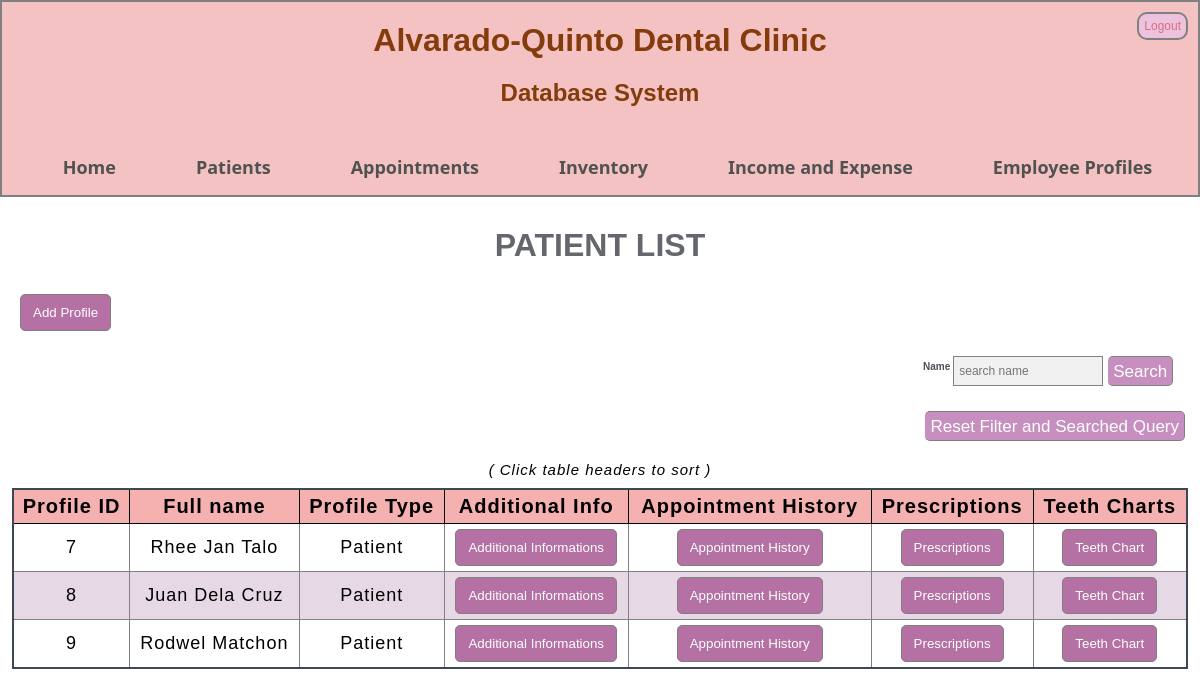
The page /prof_view_filter/id on the database its author committed.
### profiling/models.py (models this page shows, shortened)
class profile(models.Model):
         fullname = models.CharField(max_length = 200, null = False)
         profile_type = models.CharField(max_length = 200, null = False)
         contact_number = models.CharField(max_length = 13, validators=[MinLengthValidator(13)]) ##change to phone   ##put +63 format PhoneField(blank=False, help_text='Contact phone number')   ## ask how to validate this
         profile_fulladress = models.CharField(max_length = 200, null = False)
         bday = models.DateField(auto_now=False, auto_now_add =False) #CHANGE TO DATE {Y M D} FORMAT
         gender = models.CharField(max_length = 200, null = False)
         ecp_fullname = models.CharField(max_length = 200, null = False)
         ecp_contactnum = models.CharField(max_length = 13, validators=[MinLengthValidator(13)])#change to phone
         ecp_relationship = models.CharField(max_length = 200, null = False)
         ecp_fulladress = models.CharField(max_length = 200, null = False)
         added = models.DateField(auto_now=False, auto_now_add =True, null = False) #wala ni sa forms #TARUNGON PANI PAG INPUT HEHE
         update = models.DateField(auto_now=True, auto_now_add =False, null = False) #wala ni sa forms #TARUNGON PANI PAG INPUT HEHE

### profiling/views.py (the view)
# urls.py: path('prof_view_filter/<order>' , prof_views.prof_view_filter, name='prof_view_filter'),
def prof_view_filter(request,order):
    all_data_prof = profile.objects.filter(profile_type = 'Patient').order_by(order)
    all_data_emp_info = emp_info.objects.all()
    all_data_pat_info = pat_info.objects.all()
    context={
    'all_data_prof' : all_data_prof,
    'all_data_emp_info' : all_data_emp_info,
    'all_data_pat_info' : all_data_pat_info
    }
    return render(request,'prof_view_filter.html',context)

### templates/prof_view_filter.html (shortened to what this page needs)
{% extends 'base.html' %}
{% block content %}
<h1 class="page_header">PATIENT LIST</h1>
<p class="patient_add_form" ><a href="{% url 'addprof' %}"><button class="normal_button" type="submit">Add Profile</button></a></p>
<form class="search_form" method = POST action ="{% url 'prof_view_searched' %}">
	<div class="search_con">
		<button type='submit'>Search</button>
	<p><label>Name</label><input type='search' placeholder="search name" name = 'search'aria-label ='search'></p>
	</div></form>
<div class="some_space"></div>
<p class = "search_form search_con"><a href="{% url 'prof_view' %}"><button type='submit'>Reset Filter and Searched Query</button></a></p>
	{% if all_data_prof %}
	<div class="some_space"></div>
	<center><p class="third_messages">( Click table headers to sort )</p></center>
	<table class='table_form'>
	<thead>
		<tr class="tr_form">
		<th class="th_form"><a style="color: #000000" href="{% url 'prof_view_filter' 'id' %}">Profile ID</th>
		<th class="th_form"><a style="color: #000000" href="{% url 'prof_view_filter' 'fullname'%}">Full name</th>
		<th class="th_form2">Profile Type</th>
		<th class="th_form2">Additional Info</th>
		<th class="th_form2">Appointment History</th>
		<th class="th_form2">Prescriptions</th>
		<th class="th_form2">Teeth Charts</th>
		</tr>
	</thead>
	<tbody>
		{% for things in all_data_prof %}
	<tr class="tr_form">
		<td class="td_form" data-label="Profile ID">{{ things.id }}</td>
		<td class="td_form" data-label="Full Name">{{ things.fullname| title }}</td>
		<td class="td_form" data-label="Profile Type">{{ things.profile_type }}</td>
		<td class="td_form" data-label="Additional Info">
			<a href="{% url 'view_pat_info' things.id %}">
				<button class="normal_button" type="submit">
			Additional Informations
			</button>
			</a>
		<td class="td_form" data-label="Appointment History">
			<a href="{% url 'view_patient_appointment_history' things.id %}">
				<button class="normal_button" type="submit">
					Appointment History
				</button>
			</a>
		</td>
		<td class="td_form" data-label="Prescriptions">
			<a href="{% url 'prescriptions_addorview' things.id %}">
				<button class="normal_button" type="submit">
					Prescriptions
				</button>
			</a>
		</td>
		<td class="td_form" data-label="Teeth Chart">
			<a href="{% url 'teeth_chart' things.id %}">
				<button class="normal_button" type="submit">Teeth Chart
				</button>
			</a>
		</td>
	</tr>
	{% endfor %}
	</tbody>
	{% else %}
	<center class ='messages'>No Patient profile kindly go to 'Add Patient Profile' to add </center>
    <br></br>
	{% endif %}
	</table>
{% endblock %}

### static/css/styles.css (style rules this page uses)
* { margin: 0; padding: 0; font-family: sans-serif; box-sizing: border-box; }
a, a:visited { text-decoration: none; }
.page_header { color: #64686e; text-align: center; margin: 5px auto 10px auto; padding-top: 25px; }
.third_messages { color: black; font-style: italic; text-align: center; font-size: 15px; letter-spacing: 1px; margin-bottom: 5px; font-style: italic; }
.search_con label { font-size: 32px; color: red; }
.patient_add_form { border-radius: 5px; background-color: white; padding: 20px; position: relative; }
.some_space { width: 100%; height: 20px; }
.search_con { margin: 0px auto; width: 98%; justify-content: space-between; height: 35px; padding: 5px; }
.search_form { margin-right: 10px; justify-content: space-around; }
.search_form p { float: right; }
.search_form label { color: #4b4f57; margin-right: 3px; margin-left: 5px; padding-top: 10px; font-weight: bold; font-size: 10px; }
.search_form input[type="search"], input[type="month"] { float: right; padding: 5px; font-size: 12px; border: 1px solid grey; background: #f1f1f1; height: 30px; width: 150px; }
.search_form button[type="submit"] { font-size: 10px; padding: 5px; background: #c78fbf; color: white; font-size: 17px; border: 1px solid grey; border-left: none; cursor: pointer; float: right; border-radius: 0; height: 30px; margin-left: 5px; margin-bottom: 5px; border-radius: 5px; }
button { padding: 10px 12px; cursor: pointer; border: 1px solid grey; border-radius: 15px; }
.normal_button { background-color: #b570a4; color: white; bottom: 10px; right: 25px; padding: 10px 12px; border-radius: 5px; cursor: pointer; }
.table_form { width: 98%; margin: 10px auto 20px auto; border-collapse: collapse; border: 2px solid #3f4754; letter-spacing: 1px; }
.th_form, .th_form2 { background-color: #f5b0b0; padding: 5px; font-weight: bold; font-size: 20px; border: 1px solid black; }
.td_form, .td_form2 { text-align: center; padding: 5px; font-size: 18px; border: 1px solid grey; }
.tr_form, .tr_form2 { background-color: white; }
.tr_form:nth-child(even), .tr_form2:nth-child(even) { background-color: #e6d8e4; }
a { color: #17a2b8; }

### rows shown on the page
profile: id "7", fullname "Rhee Jan Talo", profile_type "Patient"
profile: id "8", fullname "Juan Dela Cruz", profile_type "Patient"
profile: id "9", fullname "Rodwel Matchon", profile_type "Patient"
